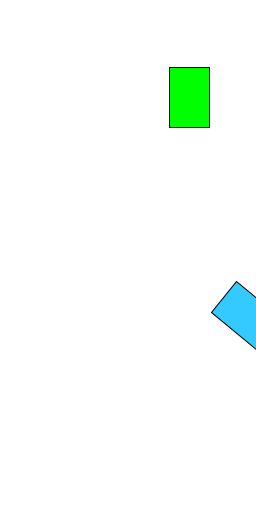
Frame 1 (no input)
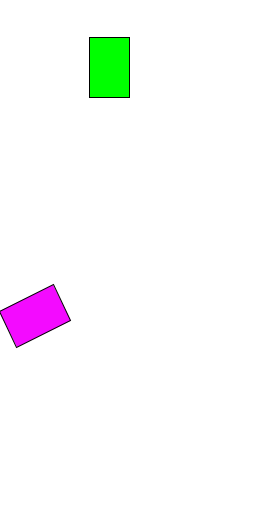
Frame 60 (the mouse pressed at the canvas centre just before this capture)
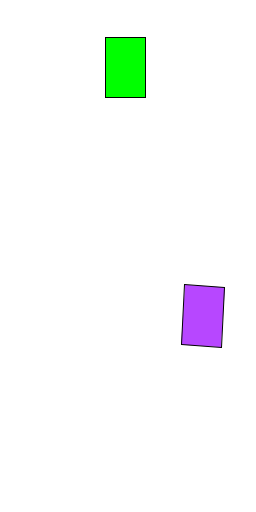
Frame 120 (the mouse held since frame 60 and released just before this capture)

The Processing sketch that drew these frames (run headless with seeded random() and noise(); from frame 60 on, the mouse is pressed at the canvas centre):

// Processing sketch: main
// ── main.pde
Block b,ab;

void setup(){
  size(256,512);
  b = new Block(int(random(0, width)), int(random(1, height/2)), 40, 60);
  ab = new AmazingBlock(int(random(0, width)), int(random(height/2, height)), 40, 60);
}

void draw(){
  background(255);
  b.move();
  ab.move();
  b.display();
  ab.display();
}

void keyPressed(){
  if (key == 'r' || key == 'R'){
    setup();
  }
}

// ── AmazingBlock.pde
class AmazingBlock extends Block {
  float angle;
  
  AmazingBlock(int posx, int posy, int w, int h){
    super(posx, posy, w, h);
    this.angle = random(0,360);
  }
  
  void display(){
    fill(this.angle%256, 255-this.angle%256, 255);
    pushMatrix();
    translate(this.posx, this.posy);
    rotate(radians(this.angle));
    rectMode(CENTER);
    rect(0,0, this.w, this.h);
    popMatrix();
    this.incrementAngle();
  }
  void incrementAngle(){
    this.angle = (this.angle+5)%360;
  }
}

// ── Block.pde
class Block {
  int posx, posy, w,h;
  float sx=4;
  color c=color(0,255,0);
  
  Block(int posx, int posy, int w, int h){
    this.posx = posx;
    this.posy = posy;
    this.w = w;
    this.h = h;
  }
  
  void move(){
    if (this.posx >= width || this.posx <= 0){
      this.sx = -this.sx;
    }
    this.posx += this.sx;
  }
  
    
  void display(){
    fill(c);
    rect(this.posx, this.posy, this.w, this.h);
  }
}
